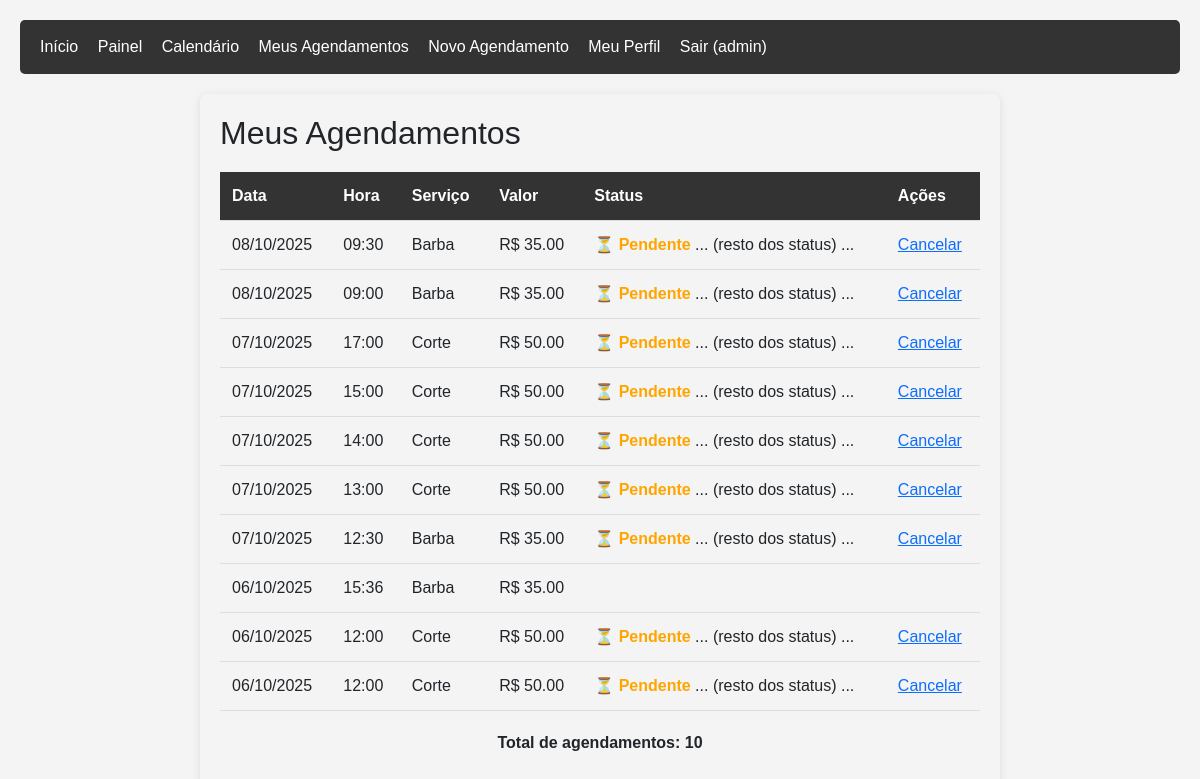
The app's page /meus-agendamentos/ (signed in) with its own data.
### agendamentos/models.py (models this page shows, shortened)
class Agendamento(models.Model):
    STATUS_CHOICES = [
        ('pendente', 'Pendente'),
        ('confirmado', 'Confirmado'),
        ('concluido', 'Concluído'),
        ('cancelado', 'Cancelado'),
    ]
    cliente = models.ForeignKey(User, on_delete=models.CASCADE, related_name='agendamentos')
    servico = models.ForeignKey(Servico, on_delete=models.PROTECT)
    data = models.DateField()
    hora = models.TimeField()
    status = models.CharField(max_length=15, choices=STATUS_CHOICES, default='pendente')
    observacoes = models.TextField(blank=True, null=True)
    criado_em = models.DateTimeField(auto_now_add=True)
    class Meta:
        ordering = ['-data', '-hora']

class Servico(models.Model):
    nome = models.CharField(max_length=100)
    descricao = models.TextField()
    duracao = models.IntegerField(help_text="Duração em minutos")
    preco = models.DecimalField(max_digits=6, decimal_places=2)
    ativo = models.BooleanField(default=True)
    class Meta:
        verbose_name_plural = "Serviços"

### agendamentos/views.py (the view)
# urls.py: path('meus-agendamentos/', views.meus_agendamentos, name='meus_agendamentos'),
@login_required
def meus_agendamentos(request):
    agendamentos = Agendamento.objects.filter(cliente=request.user).order_by('-data', '-hora')
    return render(request, 'agendamentos/meus_agendamentos.html', {'agendamentos': agendamentos})

### agendamentos/templates/agendamentos/meus_agendamentos.html (shortened to what this page needs)
{% extends 'agendamentos/base.html' %}
{% block content %}
<h2>Meus Agendamentos</h2>
{% if agendamentos %}
<table class="appointments-table">
    <thead>
        <tr>
            <th>Data</th>
            <th>Hora</th>
            <th>Serviço</th>
            <th>Valor</th>
            <th>Status</th>
            <th>Ações</th>
        </tr>
    </thead>
    <tbody>
        {% for agendamento in agendamentos %}
        <tr>
            <td>{{ agendamento.data|date:"d/m/Y" }}</td>
            <td>{{ agendamento.hora|time:"H:i" }}</td>
            <td>{{ agendamento.servico.nome }}</td>
            <td>R$ {{ agendamento.servico.preco }}</td>
            <td>
                {% if agendamento.status == 'pendente' %}
                    <span class="status-pendente">⏳ Pendente</span>
                ... (resto dos status) ...
                {% endif %}
            </td>
            <td>
                {% if agendamento.status == 'pendente' or agendamento.status == 'confirmado' %}
                    <a href="{% url 'cancelar_agendamento' agendamento.id %}">Cancelar</a>
                {% endif %}
            </td>
        </tr>
        {% endfor %}
    </tbody>
</table>
    <p class="total-appointments">
        <strong>Total de agendamentos:</strong> {{ agendamentos|length }}
    </p>
{% else %}
    <div class="no-appointments">
        <p>Você ainda não tem agendamentos.</p>
        <a href="/agendar/"><button>Fazer Primeiro Agendamento</button></a>
    </div>
{% endif %}
{% endblock %}

### agendamentos/templates/agendamentos/base.html (shortened to what this page needs)
{% load static %}
<!DOCTYPE html>
<html lang="pt-BR">
<head>
    <link href="https://cdn.jsdelivr.net/npm/bootstrap@5.3.0/dist/css/bootstrap.min.css" rel="stylesheet">
    <link rel="stylesheet" href="{% static 'agendamentos/style.css' %}">
</head>
<body>
    <nav>
        <a href="{% url 'home' %}">Início</a>
        {% if user.is_authenticated %}
            {% if user.is_staff %}
                <a href="{% url 'painel_barbeiro' %}">Painel</a>
                <a href="{% url 'calendario' %}">Calendário</a>
            {% endif %}
            <a href="{% url 'meus_agendamentos' %}">Meus Agendamentos</a>
            <a href="{% url 'agendar' %}">Novo Agendamento</a>
            <a href="{% url 'meu_perfil' %}">Meu Perfil</a>
            <form class="logout-form" action="{% url 'logout' %}" method="post">
                <button type="submit">Sair ({{ user.username }})</button>
            </form>
        {% else %}
            <a href="{% url 'registro' %}">Cadastrar</a>
            <a href="{% url 'login' %}">Entrar</a>
        {% endif %}
    </nav>
    <div class="{% block container_class %}container{% endblock %}">
        {% block content %}{% endblock %}
    </div>
    </body>
</html>

### agendamentos/static/agendamentos/style.css (style rules this page uses)
body { font-family: Arial, sans-serif; margin: 0; padding: 20px; background-color: #f4f4f4; }
.container { max-width: 800px; margin: 0 auto; background: transparent; padding: 20px; border-radius: 8px; box-shadow: 0 2px 10px rgba(0,0,0,0.1); }
nav { background: #333; padding: 10px 20px; margin-bottom: 20px; border-radius: 5px; }
nav a, nav button { color: white; text-decoration: none; margin-right: 15px; background: none; border: none; cursor: pointer; font-size: 16px; padding: 5px 0; }
.logout-form { display: inline; }
button, input[type="submit"] { background: #333; color: white; padding: 10px 20px; border: none; border-radius: 5px; cursor: pointer; transition: background-color 0.2s ease-in-out; }
.appointments-table { width: 100%; border-collapse: collapse; margin-top: 20px; }
.appointments-table thead tr { background-color: #333; color: white; }
.appointments-table th, .appointments-table td { padding: 12px; text-align: left; border-bottom: 1px solid #ddd; }
.status-pendente { color: orange; font-weight: bold; }
.total-appointments { margin-top: 20px; text-align: center; font-weight: bold; }

### records on screen
Agendamento: data "08/10/2025", hora "09:30", servico.nome "Barba", servico.preco "35.00", status "⏳ Pendente"
Agendamento: data "08/10/2025", hora "09:00", servico.nome "Barba", servico.preco "35.00", status "⏳ Pendente"
Agendamento: data "07/10/2025", hora "17:00", servico.nome "Corte", servico.preco "50.00", status "⏳ Pendente"
Agendamento: data "07/10/2025", hora "15:00", servico.nome "Corte", servico.preco "50.00", status "⏳ Pendente"
Agendamento: data "07/10/2025", hora "14:00", servico.nome "Corte", servico.preco "50.00", status "⏳ Pendente"
Agendamento: data "07/10/2025", hora "13:00", servico.nome "Corte", servico.preco "50.00", status "⏳ Pendente"
Agendamento: data "07/10/2025", hora "12:30", servico.nome "Barba", servico.preco "35.00", status "⏳ Pendente"
Agendamento: data "06/10/2025", hora "15:36", servico.nome "Barba", servico.preco "35.00"
Agendamento: data "06/10/2025", hora "12:00", servico.nome "Corte", servico.preco "50.00", status "⏳ Pendente"
Agendamento: data "06/10/2025", hora "12:00", servico.nome "Corte", servico.preco "50.00", status "⏳ Pendente"

### other values on screen
{{ user.username }} "admin"
{{ agendamentos|length }} "10"
